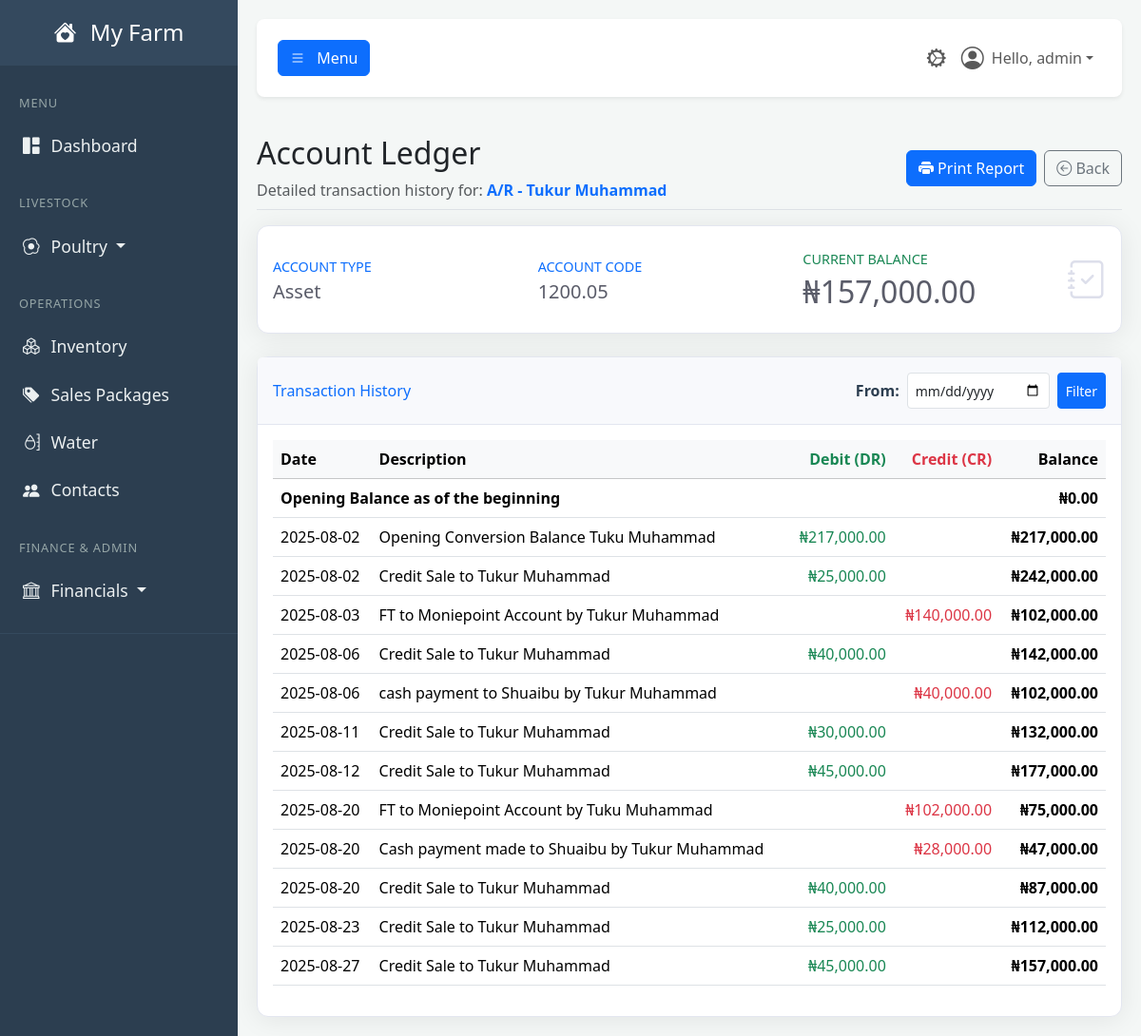
/financials/ledger/40 (signed in), run on the app's committed database.
### tables this page shows
CREATE TABLE users (
            id INTEGER PRIMARY KEY,
            username TEXT NOT NULL UNIQUE,
            email TEXT NOT NULL UNIQUE,
            password_hash TEXT NOT NULL,
            farm_name TEXT NOT NULL,
            role TEXT NOT NULL DEFAULT 'user', -- 'user' or 'admin'
            is_active BOOLEAN NOT NULL DEFAULT 1,f
            created_at TIMESTAMP DEFAULT CURRENT_TIMESTAMP
        , cash_account_id INTEGER REFERENCES accounts(id));

CREATE TABLE accounts (
            id INTEGER PRIMARY KEY,
            code TEXT UNIQUE,
            name TEXT NOT NULL UNIQUE,
            type TEXT NOT NULL, -- Asset, Liability, Equity, Revenue, Expense
            is_active BOOLEAN NOT NULL DEFAULT 1,
            created_at TIMESTAMP DEFAULT CURRENT_TIMESTAMP
        );

CREATE TABLE journal_entries (
            id INTEGER PRIMARY KEY,
            transaction_date TEXT NOT NULL,
            description TEXT NOT NULL,
            debit_account_id INTEGER NOT NULL,
            credit_account_id INTEGER NOT NULL,
            amount REAL NOT NULL,
            created_by_user_id INTEGER NOT NULL,
            related_contact_id INTEGER,
            related_sale_id INTEGER, -- Links back to a specific sale
            created_at TIMESTAMP DEFAULT CURRENT_TIMESTAMP, is_closed INTEGER DEFAULT 0,
            FOREIGN KEY (debit_account_id) REFERENCES accounts (id),
            FOREIGN KEY (credit_account_id) REFERENCES accounts (id),
            FOREIGN KEY (created_by_user_id) REFERENCES users (id),
            FOREIGN KEY (related_contact_id) REFERENCES contacts (id),
            FOREIGN KEY (related_sale_id) REFERENCES sales (id)
        );

### app.py (the view)
@app.route('/financials/ledger/<int:account_id>')
@login_required
@permission_required('view_general_journal')
def account_ledger(account_id):
    db = get_db()
    account_row = db.execute("SELECT * FROM accounts WHERE id = ?", (account_id,)).fetchone()
    if not account_row:
        flash("Account not found.", "danger")
        return redirect(url_for('chart_of_accounts'))
    account = dict(account_row)
    balance_row = db.execute("SELECT (SELECT COALESCE(SUM(amount), 0) FROM journal_entries WHERE debit_account_id = ?) - (SELECT COALESCE(SUM(amount), 0) FROM journal_entries WHERE credit_account_id = ?) as current_balance", (account_id, account_id)).fetchone()
    current_balance = balance_row['current_balance'] if balance_row else 0
    account['balance'] = -current_balance if account['type'] in ['Liability', 'Equity', 'Revenue'] else current_balance
    start_date = request.args.get('start_date', date.today().replace(month=1, day=1).strftime('%Y-%m-%d'))
    opening_balance_row = db.execute("SELECT (SELECT COALESCE(SUM(amount), 0) FROM journal_entries WHERE debit_account_id = ? AND transaction_date < ?) - (SELECT COALESCE(SUM(amount), 0) FROM journal_entries WHERE credit_account_id = ? AND transaction_date < ?) as opening_balance", (account_id, start_date, account_id, start_date)).fetchone()
    opening_balance = opening_balance_row['opening_balance'] if opening_balance_row else 0
    transactions = db.execute("SELECT transaction_date as date, description, CASE WHEN debit_account_id = ? THEN amount ELSE 0 END as debit, CASE WHEN credit_account_id = ? THEN amount ELSE 0 END as credit FROM journal_entries WHERE (debit_account_id = ? OR credit_account_id = ?) AND transaction_date >= ? ORDER BY transaction_date ASC, id ASC", (account_id, account_id, account_id, account_id, start_date)).fetchall()
    running_balance = opening_balance
    ledger_entries = []
    for tx_row in transactions:
        tx = dict(tx_row)
        running_balance += tx['debit'] - tx['credit']
        tx['running_balance'] = running_balance
        ledger_entries.append(tx)
    return render_template('account_ledger.html', user=g.user, account=account, ledger_entries=ledger_entries, opening_balance=opening_balance)

### templates/account_ledger.html (shortened to what this page needs)
{% extends "base.html" %}
{% block content %}
    <div class="printable-area">
        <div class="d-flex justify-content-between flex-wrap flex-md-nowrap align-items-center pt-3 pb-2 mb-3 border-bottom">
            <div>
                <h1 class="h2">Account Ledger</h1>
                <p class="text-muted mb-0">Detailed transaction history for: <strong class="text-primary">{{ account.name }}</strong></p>
            </div>
            <div class="btn-toolbar mb-2 mb-md-0 no-print">
                <button onclick="window.print()" class="btn btn-primary me-2"><i class="bi bi-printer-fill"></i> Print Report</button>
                <a href="{{ url_for('chart_of_accounts') }}" class="btn btn-outline-secondary">
                    <i class="bi bi-arrow-left-circle"></i> Back
                </a>
            </div>
        </div>
        <div class="row">
            <div class="col-lg-12 mb-4">
                <div class="card shadow h-100 py-2 report-card">
                    <div class="card-body">
                        <div class="row no-gutters align-items-center">
                            <div class="col">
                                <div class="text-xs font-weight-bold text-primary text-uppercase mb-1">Account Type</div>
                                <div class="h5 mb-0 font-weight-bold text-gray-800">{{ account.type }}</div>
                            </div>
                            <div class="col">
                                <div class="text-xs font-weight-bold text-primary text-uppercase mb-1">Account Code</div>
                                <div class="h5 mb-0 font-weight-bold text-gray-800">{{ account.code or 'N/A' }}</div>
                            </div>
                            <div class="col">
                                <div class="text-xs font-weight-bold text-success text-uppercase mb-1">Current Balance</div>
                                <div class="h2 mb-0 font-weight-bold text-gray-800">₦{{ '{:,.2f}'.format(account.balance) }}</div>
                            </div>
                            <div class="col-auto no-print">
                                <i class="bi bi-journal-check fs-1 text-gray-300"></i>
                            </div>
                        </div>
                    </div>
                </div>
            </div>
        </div>
        <div class="card shadow report-card">
            <div class="card-header py-3 d-flex justify-content-between align-items-center">
                <h6 class="m-0 font-weight-bold text-primary">Transaction History</h6>
                <form method="GET" action="{{ url_for('account_ledger', account_id=account.id) }}" class="d-flex no-print">
                    <label for="start_date" class="col-form-label me-2">From:</label>
                    <input type="date" class="form-control form-control-sm me-2" style="width: 150px;" name="start_date" value="{{ request.args.get('start_date', '') }}">
                    <button type="submit" class="btn btn-sm btn-primary">Filter</button>
                </form>
            </div>
            <div class="card-body">
                <div class="table-responsive">
                    <table class="table">
                        <thead class="table-light">
                            <tr>
                                <th>Date</th>
                                <th>Description</th>
                                <th class="text-end text-success">Debit (DR)</th>
                                <th class="text-end text-danger">Credit (CR)</th>
                                <th class="text-end">Balance</th>
                            </tr>
                        </thead>
                        <tbody>
                            <tr>
                                <td colspan="4"><strong>Opening Balance as of {{ request.args.get('start_date', 'the beginning') }}</strong></td>
                                <td class="text-end fw-bold">₦{{ '{:,.2f}'.format(opening_balance) }}</td>
                            </tr>
                            {% for entry in ledger_entries %}
                            <tr>
                                <td>{{ entry.date }}</td>
                                <td>{{ entry.description }}</td>
                                <td class="text-end text-success">
                                    {% if entry.debit > 0 %}₦{{ '{:,.2f}'.format(entry.debit) }}{% endif %}
                                </td>
                                <td class="text-end text-danger">
                                    {% if entry.credit > 0 %}₦{{ '{:,.2f}'.format(entry.credit) }}{% endif %}
                                </td>
                                <td class="text-end fw-bold">₦{{ '{:,.2f}'.format(entry.running_balance) }}</td>
                            </tr>
                            {% else %}
                            <tr><td colspan="5" class="text-center text-muted py-4">No transactions found for this account in the selected period.</td></tr>
                            {% endfor %}
                        </tbody>
                    </table>
                </div>
            </div>
        </div>
    </div>
{% endblock %}

### templates/base.html (shortened to what this page needs)
<!DOCTYPE html>
<html lang="en">
<head>
    <link href="https://cdn.jsdelivr.net/npm/bootstrap@5.3.3/dist/css/bootstrap.min.css" rel="stylesheet">
    <link rel="stylesheet" href="https://cdn.jsdelivr.net/npm/bootstrap-icons@1.11.3/font/bootstrap-icons.min.css">
    <link rel="stylesheet" href="{{ url_for('static', filename='css/style.css') }}">
</head>
<body>
    <div class="wrapper">
        <nav id="sidebar" class="no-print">
            <div class="sidebar-header">
                <h3><a href="{{ url_for('dashboard') }}" class="text-white text-decoration-none">
                    <i class="bi bi-house-heart-fill me-2"></i>
                    {% if g.user %}{{ g.user.farm_name }}{% else %}FarmApp{% endif %}
                </a></h3>
            </div>
            <ul class="list-unstyled components">
                <li class="sidebar-menu-header">MENU</li>
                <li><a href="{{ url_for('dashboard') }}" class="{% if request.endpoint == 'dashboard' %}active{% endif %}"><i class="bi bi-grid-1x2-fill"></i>Dashboard</a></li>
                <li class="sidebar-menu-header mt-3">LIVESTOCK</li>
                {% if g.user and (g.user.has_permission('view_brooding_dashboard') or g.user.has_permission('view_poultry_dashboard')) %}
                <li>
                    <a href="#poultrySubmenu" data-bs-toggle="collapse" aria-expanded="false" class="dropdown-toggle {% if 'poultry' in request.endpoint or 'brooding' in request.endpoint %}active{% endif %}">
                        <i class="bi bi-egg-fried"></i>Poultry
                    </a>
                </li>
                {% endif %}
                <li class="sidebar-menu-header mt-3">OPERATIONS</li>
                {% if g.user.has_permission('view_inventory_dashboard') %}
                    <li><a href="{{ url_for('inventory_dashboard') }}" class="{% if 'inventory' in request.endpoint %}active{% endif %}"><i class="bi bi-boxes"></i>Inventory</a></li>
                {% endif %}
                {% if g.user.has_permission('view_sales_packages') %}
                    <li><a href="{{ url_for('manage_sales_packages') }}" class="{% if request.endpoint == 'manage_sales_packages' %}active{% endif %}"><i class="bi bi-tags-fill"></i>Sales Packages</a></li>
                {% endif %}
                {% if g.user.has_permission('view_water_dashboard') %}
                    <li><a href="{{ url_for('water_dashboard') }}" class="{% if 'water' in request.endpoint %}active{% endif %}"><i class="bi bi-moisture"></i>Water</a></li>
                {% endif %}
                {% if g.user.has_permission('view_contacts_dashboard') %}
                    <li><a href="{{ url_for('contacts_dashboard') }}" class="{% if 'contacts' in request.endpoint %}active{% endif %}"><i class="bi bi-people-fill"></i>Contacts</a></li>
                {% endif %}
                {% set can_view_finance = g.user.has_permission('view_financial_center') or
                                           g.user.has_permission('view_chart_of_accounts') or
                                           g.user.has_permission('view_general_journal') or
                                           g.user.has_permission('view_reports_dashboard') %}
                {% if g.user and can_view_finance %}
                <li class="sidebar-menu-header mt-3">FINANCE & ADMIN</li>
                <li>
                    <a href="#financialSubmenu" data-bs-toggle="collapse" aria-expanded="false" class="dropdown-toggle ">
                        <i class="bi bi-bank"></i>Financials
                    </a>
                </li>
                {% endif %}
            </ul>
        </nav>
        <div id="content">
            <nav class="navbar navbar-expand-lg navbar-light bg-white shadow-sm top-navbar no-print mb-4">
                <div class="container-fluid">
                    <button type="button" id="sidebarCollapse" class="btn btn-primary" aria-controls="sidebar" aria-expanded="false">
                        <i class="bi bi-list"></i>
                        <span class="d-none d-md-inline ms-2">Menu</span>
                    </button>
                    <ul class="navbar-nav ms-auto flex-row align-items-center">
                        {% if g.user and g.user.has_permission('view_admin_panel') %}
                            <li class="nav-item">
                                <a class="nav-link {% if 'admin' in request.endpoint %}active{% endif %}" href="{{ url_for('admin_dashboard') }}" title="Admin Panel">
                                    <i class="bi bi-gear-wide-connected fs-5"></i>
                                </a>
                            </li>
                        {% endif %}
                        <li class="nav-item dropdown">
                            <a class="nav-link dropdown-toggle d-flex align-items-center" href="#" id="navbarDropdownUser" role="button" data-bs-toggle="dropdown" aria-expanded="false">
                                <i class="bi bi-person-circle fs-4 me-2"></i>
                                Hello, {{ g.user.username }}
                            </a>
                        </li>
                    </ul>
                </div>
            </nav>
            <main>
                {% block content %}{% endblock %}
            </main>
        </div>
    </div>
</body>
</html>

### data on the page
users: user.farm_name "My Farm", user.username "admin"
accounts: name "A/R - Tukur Muhammad", type "Asset", code "1200.05"
journal_entries: date "2025-08-02", description "Opening Conversion Balance Tuku Muhammad", debit "217,000.00", running_balance "217,000.00"
journal_entries: date "2025-08-02", description "Credit Sale to Tukur Muhammad", debit "25,000.00", running_balance "242,000.00"
journal_entries: date "2025-08-03", description "FT to Moniepoint Account by Tukur Muhammad", credit "140,000.00", running_balance "102,000.00"
journal_entries: date "2025-08-06", description "Credit Sale to Tukur Muhammad", debit "40,000.00", running_balance "142,000.00"
journal_entries: date "2025-08-06", description "cash payment to Shuaibu by Tukur Muhammad", credit "40,000.00", running_balance "102,000.00"
journal_entries: date "2025-08-11", description "Credit Sale to Tukur Muhammad", debit "30,000.00", running_balance "132,000.00"
journal_entries: date "2025-08-12", description "Credit Sale to Tukur Muhammad", debit "45,000.00", running_balance "177,000.00"
journal_entries: date "2025-08-20", description "FT to Moniepoint Account by Tuku Muhammad", credit "102,000.00", running_balance "75,000.00"
journal_entries: date "2025-08-20", description "Cash payment made to Shuaibu by Tukur Muhammad", credit "28,000.00", running_balance "47,000.00"
journal_entries: date "2025-08-20", description "Credit Sale to Tukur Muhammad", debit "40,000.00", running_balance "87,000.00"
journal_entries: date "2025-08-23", description "Credit Sale to Tukur Muhammad", debit "25,000.00", running_balance "112,000.00"
journal_entries: date "2025-08-27", description "Credit Sale to Tukur Muhammad", debit "45,000.00", running_balance "157,000.00"

### other printed values
{{ '{:,.2f}'.format(account.balance) }} "157,000.00"
{{ request.args.get('start_date', 'the beginning') }} "the beginning"
{{ '{:,.2f}'.format(opening_balance) }} "0.00"
